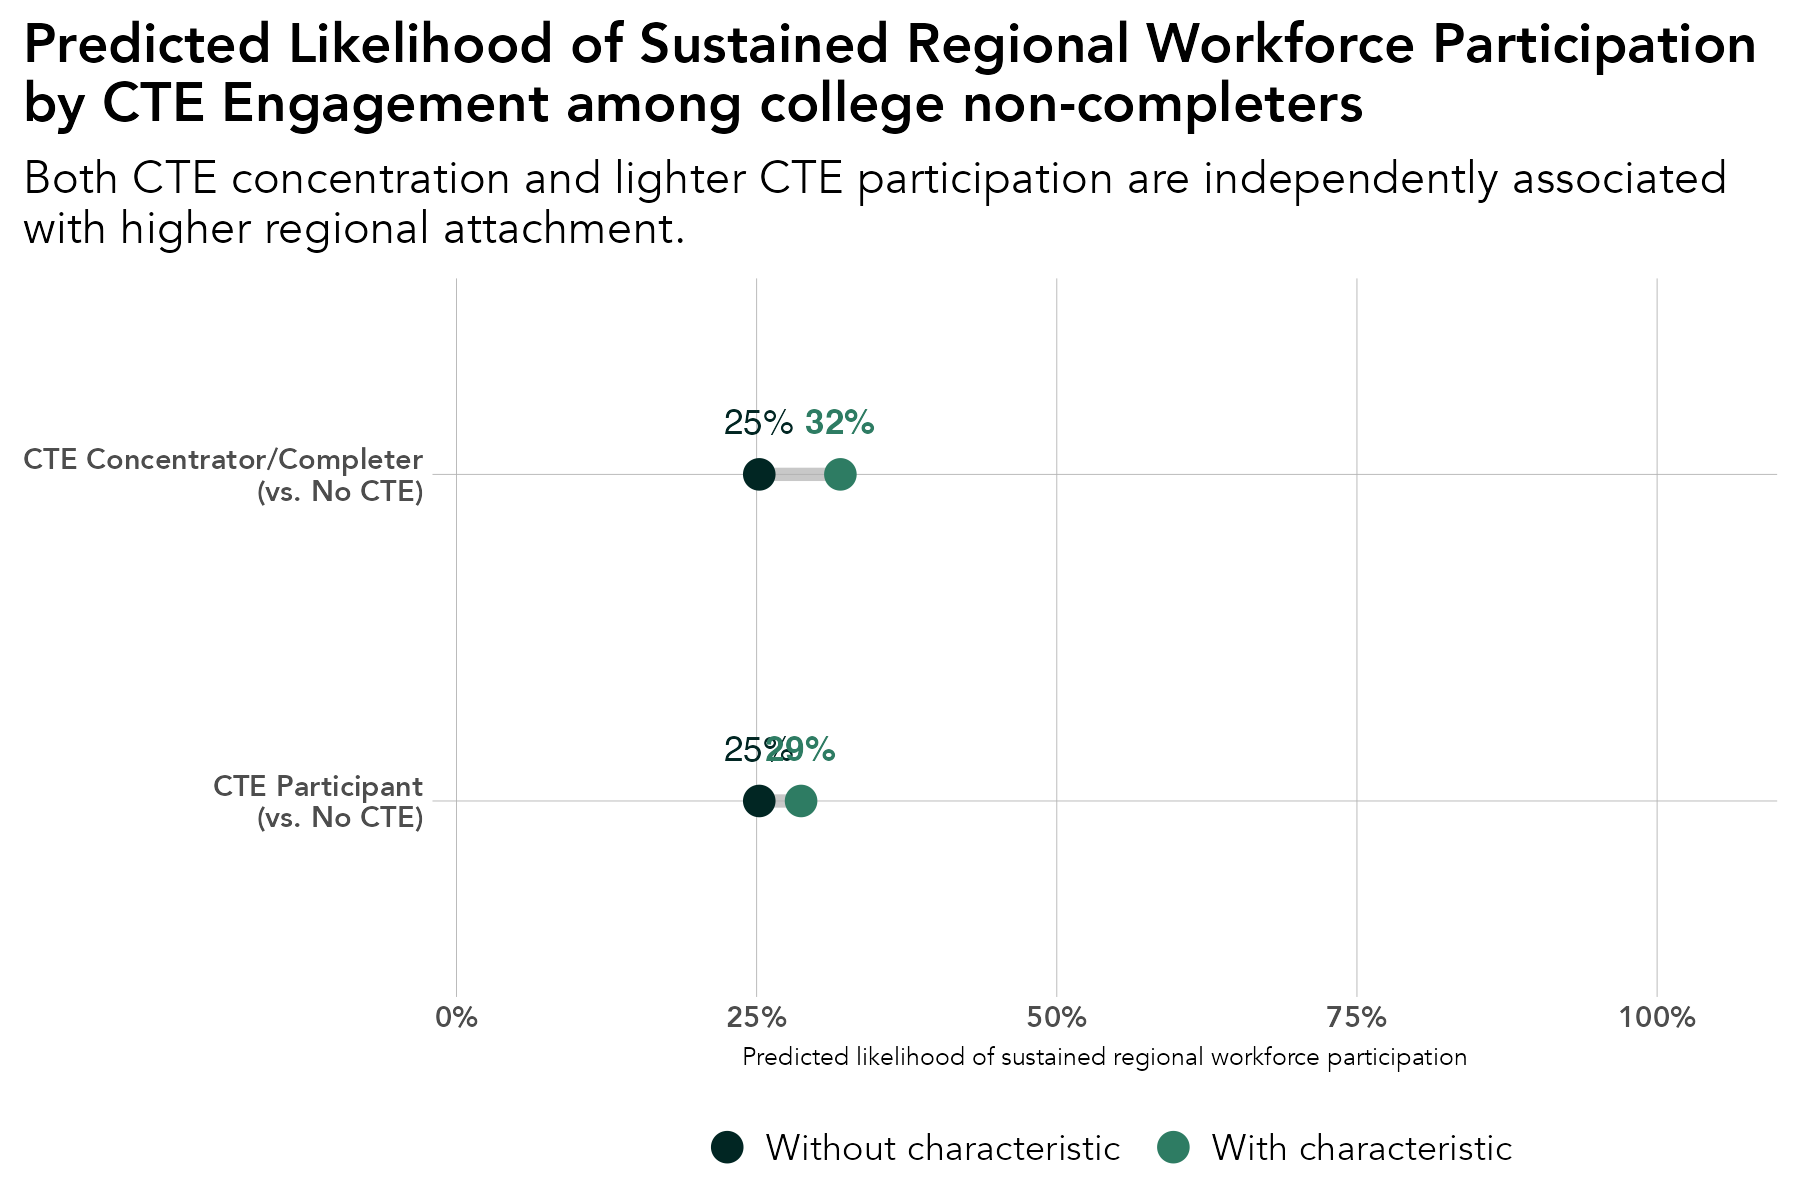

The R source for this figure:
# library -----------------------------------------------------------------
library(tidyverse)
library(sf)
library(ggrepel)
library(scales)
library(ggiraph)
library(rmapshaper)
library(cowplot)
library(RColorBrewer)
library(readxl)
library(lubridate)
library(readxl)
library(systemfonts)
reset_font_cache()
library(ggtext)
library(janitor)
library(cowplot)


rm(list = ls())

# themes ------------------------------------------------------------------
theme_bar <- theme_bw() +
  theme(panel.grid.major = element_line(color = "grey70", size = 0.1),
        panel.grid.minor = element_blank(),
        axis.ticks = element_blank(),
        axis.text = element_text(face = "bold"),
        panel.border = element_blank(),
        legend.background = element_rect(fill = "transparent", color = "transparent"),
        legend.key = element_rect(fill = "transparent"),
        legend.key.size = unit(1, "lines"),
        legend.margin = margin(0,0,0,0),
        legend.title = element_blank(),
        legend.text = element_text(margin = margin(l = 2)),
        text = element_text(family = "Avenir") ,
        plot.title.position = "plot",
        plot.title = element_text(face = "bold"))

theme_line <- theme_bw() +
  theme(legend.background = element_rect(fill = "transparent", color = "transparent"),
        legend.key = element_rect(fill = "transparent"),
        legend.text = element_text(margin = margin(l = 2)),
        panel.grid.minor = element_blank(),
        panel.grid.major = element_line(color = "grey70", size = 0.1),
        axis.ticks = element_blank(),
        axis.text = element_text(face = "bold"),
        panel.border = element_blank(),
        legend.margin = margin(0,0,0,0),
        legend.key.size = unit(1, "lines"),
        text = element_text(family = "Avenir") ,
        plot.title.position = "plot",
        plot.title = element_text(face = "bold"))


theme_sf <- theme_bw() +
  theme(axis.text.x=element_blank(),
        axis.text.y=element_blank(),
        axis.ticks=element_blank(),
        panel.background = element_blank(),
        panel.grid.major = element_line(color = "white"),
        panel.border = element_blank(),
        legend.title = element_blank(),
        legend.text = element_text(margin = margin(l = 2)),
        legend.margin = margin(0,0,0,0),
        legend.key.size = unit(1, "lines"),
        text = element_text(family = "Avenir") ,
        plot.title.position = "plot",
        plot.title = element_text(face = "bold"))

regions <- read_csv("/Users/kellyasche/Library/CloudStorage/GoogleDrive-kasche@ruralmn.org/My Drive/Data Prep/R Projects/Join docs/county_regions.csv") %>%
  select(5,6) %>%
  unique() %>%
  mutate(edr = str_replace(edr, "  ", " "),
         planning.region = str_replace(planning.region, " Minnesota", ""),
         planning.region = fct_relevel(planning.region, "Northwest", "Northeast", "Central", "Seven County Mpls-St Paul", "Southwest", "Southeast"),
         edr = fct_relevel(edr, "EDR 1 - Northwest", "EDR 2 - Headwaters", "EDR 3 - Arrowhead", "EDR 4 - West Central", "EDR 5 - North Central", "EDR 6E- Southwest Central", "EDR 6W- Upper Minnesota Valley", "EDR 7E- East Central", "EDR 7W- Central", "EDR 8 - Southwest", "EDR 9 - South Central", "EDR 10 - Southeast", "EDR 11 - 7 County Twin Cities", "Minnesota"))

counties.regions <- read_csv("/Users/kellyasche/Library/CloudStorage/GoogleDrive-kasche@ruralmn.org/My Drive/Data Prep/R Projects/Join docs/county_regions.csv") %>%
  mutate(countyfp = formatC(countyfp, width = 3, flag = "0"),
         Name = str_to_title(Name),
         Name = str_replace(Name, "Q", "q"),
         Name = str_replace(Name, "Of The", "of the"),
         Name = str_replace(Name, "Mcleod", "McLeod"),
         Dem_Desc = ifelse(Name == "Minnesota", "Minnesota", Dem_Desc) ,
         edr = str_replace(edr, "  ", " "),
         planning.region = str_replace(planning.region, " Minnesota", ""),
         planning.region = fct_relevel(planning.region, "Northwest", "Northeast", "Central", "Seven County Mpls-St Paul", "Southwest", "Southeast"),
         edr = fct_relevel(edr, "EDR 1 - Northwest", "EDR 2 - Headwaters", "EDR 3 - Arrowhead", "EDR 4 - West Central", "EDR 5 - North Central", "EDR 6E- Southwest Central", "EDR 6W- Upper Minnesota Valley", "EDR 7E- East Central", "EDR 7W- Central", "EDR 8 - Southwest", "EDR 9 - South Central", "EDR 10 - Southeast", "EDR 11 - 7 County Twin Cities", "Minnesota"))

color.ruca <- c("Entirely rural" = "#009933", "Town/rural mix" = "#99CC33", "Urban/town/rural mix" = "#CC9966", "Entirely urban" = "#754C29", "Minnesota" = "black")

color.pr <- c("Northwest" = "#4575b4","Northeast" = "grey", "Central" = "#fee090", "Seven County Mpls-St Paul" = "#d73027", "Southwest" = "#91bfdb", "Southeast" = "#fc8d59", "Minnesota" = "black")

color.edr <- c("EDR 1 - Northwest" = "#b3cde3", "EDR 2 - Headwaters" = "#8c96c6", "EDR 3 - Arrowhead" = "#fe9929", "EDR 4 - West Central" = "#8856a7", "EDR 5 - North Central" = "#810f7c", "EDR 6E- Southwest Central" = "#e5f5f9", "EDR 6W- Upper Minnesota Valley" = "#bdc9e1", "EDR 7E- East Central" = "#99d8c9", "EDR 7W- Central" = "#2ca25f", "EDR 8 - Southwest" = "#74a9cf", "EDR 9 - South Central" = "#0570b0", "EDR 10 - Southeast" = "#d7301f", "EDR 11 - 7 County Twin Cities" = "#d8b365", "Minnesota" = "black")

color.pr.edr <- c ("Northwest" = "#4575b4","Northeast" = "#e0f3f8", "Central" = "#fee090", "Seven County Mpls-St Paul" = "#d73027", "Southwest" = "#91bfdb", "Southeast" = "#fc8d59", "Minnesota" = "black", "EDR 1 - Northwest" = "#b3cde3", "EDR 2 - Headwaters" = "#8c96c6", "EDR 3 - Arrowhead" = "#fe9929", "EDR 4 - West Central" = "#8856a7", "EDR 5 - North Central" = "#810f7c", "EDR 6E- Southwest Central" = "#e5f5f9", "EDR 6W- Upper Minnesota Valley" = "#bdc9e1", "EDR 7E- East Central" = "#99d8c9", "EDR 7W- Central" = "#2ca25f", "EDR 8 - Southwest" = "#74a9cf", "EDR 9 - South Central" = "#0570b0", "EDR 10 - Southeast" = "#d7301f", "EDR 11 - 7 County Twin Cities" = "#d8b365")

color.six <- c("#009933", "#4575b4", "grey", "#fee090", "#fc8d59", "#d73027")

mn_counties <- st_read("/Users/kellyasche/Library/CloudStorage/GoogleDrive-kasche@ruralmn.org/My Drive/Data Prep/R Projects/Shapefiles/County shapefiles/MNCounties_MNDOT.shp", quiet = TRUE) %>%
  ms_simplify(keep = .01, keep_shapes = TRUE) %>%
  rename("countyfp" = "FIPS_CODE")

primary_colors <- c("#012623", "#2E7C63", "#8B601F", "#9B3F24", "grey")

alt_colors     <- c("#012623", "#9B3F24", "#E6A762", "#8B601F", "#222222")

expanded_colors <- c("#012623",   # Deep Field Green
                     "#9B3F24",   # Earth Red
                     "#2E7C63",   # Community Green
                     "#E6A762",   # Warm Accent
                     "#8B601F",   # Heritage Brown
                     "#0F5952",   # Secondary Green
                     "#222222",   # Dark Neutral
                     "grey")      # Light-mid neutral


# Prep data ---------------------------------------------------------------

original <- read_csv("Data/SLEDS/Masters/Master-report-dataset.csv")

master.model.5 <- original %>%
  filter(ps.grad == "No",
         grad.year > 2010,
         grad.year <= 2020) %>%
  select(PersonID, Gender, RaceEthnicity, economic.status, SpecialEdStatus, english.learner, Dem_Desc, range.school, avg.wages.pct.state, avg.unemp.rate, pseo.participant, cte.achievement, took.ACT, ACTCompositeScore, sat.taken, ap.exam, grad.year.5) %>%
  filter(grad.year.5 != "After 2023",
         grad.year.5 != "Attending ps",
         !is.na(pseo.participant)) %>%
  mutate(grad.year.5 = ifelse(grad.year.5 %in% c("Meaningful emp region", "Meaningful emp County", "Meaningful emp EDR"), "Sustained WF - NE", grad.year.5),
         grad.year.5 = str_replace(grad.year.5, "Not meaningful, not attending ps", "Non-sustained WF"),
         grad.year.5 = str_replace(grad.year.5, "Meaningful emp MN", "Sustained WF - MN"),
         grad.year.5 = str_replace(grad.year.5, ", not attending ps", ""),
         grad.year.5 = ifelse(grad.year.5 == "Sustained WF - NE", 1, 0),
         Gender = fct_relevel(Gender, "M"),
         RaceEthnicity = fct_relevel(RaceEthnicity, "White"),
         economic.status = as.character(economic.status),
         economic.status = fct_relevel(economic.status, "0"),
         SpecialEdStatus = as.character(SpecialEdStatus),
         SpecialEdStatus = fct_relevel(SpecialEdStatus, "0"),
         english.learner = as_factor(english.learner),
         english.learner = fct_relevel(english.learner, "0"),
         Dem_Desc = fct_relevel(Dem_Desc, "Entirely rural"),
         range.school = fct_relevel(range.school, "Non-range school"),
         took.ACT = fct_relevel(took.ACT, "No"),
         ACTCompositeScore.filled = ifelse(is.na(ACTCompositeScore), 0, ACTCompositeScore),
         ap.exam = as_factor(ap.exam),
         ap.exam = fct_relevel(ap.exam, "0"),
         sat.taken = as_factor(sat.taken),
         sat.taken = fct_relevel(sat.taken, "0"),
         cte.achievement = fct_relevel(cte.achievement, "No CTE"),
         pseo.participant = as.character(pseo.participant),
         pseo.participant = fct_relevel(pseo.participant, "0"))


model3 <- glm(
  grad.year.5 ~
    RaceEthnicity +
    economic.status +
    SpecialEdStatus +
    Gender +
    english.learner +
    Dem_Desc +
    range.school +
    avg.wages.pct.state +
    avg.unemp.rate +
    pseo.participant +
    took.ACT +
    ACTCompositeScore.filled +
    ap.exam +
    sat.taken +
    cte.achievement,
  family = binomial,
  data = master.model.5
)


# ---- Organizational color palette ----
color_baseline <- "#012623"  # Deep Field Green
color_highlight <- "#2E7C63" # Community Green

# ---- Helper: average marginal effect (marginal standardization) ----
amp <- function(model, data, var, value) {
  data[[var]] <- value
  mean(predict(model, newdata = data, type = "response"))
}

# ---- Compute values for each characteristic ----

dumbbell_data <- tibble(
  characteristic = c(
    "CTE Concentrator/Completer\n(vs. No CTE)",
    "CTE Participant\n(vs. No CTE)"
  ),
  baseline_pct = c(
    amp(model3, master.model.5, "cte.achievement", "No CTE"),
    amp(model3, master.model.5, "cte.achievement", "No CTE")
  ),
  higher_pct = c(
    amp(model3, master.model.5, "cte.achievement", "CTE Concentrator or Completor"),
    amp(model3, master.model.5, "cte.achievement", "CTE Participant")
  )
) %>%
  mutate(
    gap = higher_pct - baseline_pct,
    characteristic = fct_reorder(characteristic, gap)
  )

# ---- Dumbbell chart, with a proper legend ----

ggplot(dumbbell_data, aes(y = characteristic)) +
  geom_segment(aes(x = baseline_pct, xend = higher_pct, yend = characteristic),
               color = "#B0B0B0", linewidth = 1.5, alpha = 0.7) +
  geom_point(aes(x = baseline_pct, color = "Without characteristic"), size = 3) +
  geom_point(aes(x = higher_pct, color = "With characteristic"), size = 3) +
  geom_text(aes(x = baseline_pct, label = percent(baseline_pct, accuracy = 1)),
            vjust = -1.6, size = 3, color = color_baseline) +
  geom_text(aes(x = higher_pct, label = percent(higher_pct, accuracy = 1)),
            vjust = -1.6, size = 3, color = color_highlight, fontface = "bold") +
  scale_color_manual(
    name = NULL,
    values = c("Without characteristic" = color_baseline, 
               "With characteristic" = color_highlight),
    breaks = c("Without characteristic", "With characteristic")
  ) +
  scale_x_continuous(labels = percent, limits = c(0, 1),
                     expand = expansion(mult = c(0.02, 0.1))) +
  labs(
    x = "Predicted likelihood of sustained regional workforce participation",
    y = NULL,
    title = "Predicted Likelihood of Sustained Regional Workforce Participation\nby CTE Engagement among college non-completers",
    subtitle = "Both CTE concentration and lighter CTE participation are independently associated\nwith higher regional attachment."
  ) +
  theme_bar +
  theme(legend.position = "bottom",
        axis.title = element_text(size = 6),
        axis.text = element_text(size = 7))


ggsave(filename = "Charts/Draft 5/sustained-wf-region-characteristics.pdf", device = cairo_pdf, dpi = "print", width = 6, height = 4)

ggsave(filename = "Charts/Draft 5/sustained-wf-region-characteristics.png", dpi = "print", width = 6, height = 4)
